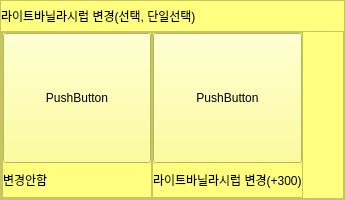
                 <widget class="QFrame" name="option_frame_6">
                  <property name="minimumSize">
                   <size>
                    <width>0</width>
                    <height>200</height>
                   </size>
                  </property>
                  <property name="styleSheet">
                   <string notr="true">background-color: rgb(255, 255, 127);</string>
                  </property>
                  <property name="frameShape">
                   <enum>QFrame::StyledPanel</enum>
                  </property>
                  <property name="frameShadow">
                   <enum>QFrame::Raised</enum>
                  </property>
                  <layout class="QVBoxLayout" name="verticalLayout_22">
                   <property name="spacing">
                    <number>0</number>
                   </property>
                   <property name="leftMargin">
                    <number>0</number>
                   </property>
                   <property name="topMargin">
                    <number>0</number>
                   </property>
                   <property name="rightMargin">
                    <number>0</number>
                   </property>
                   <property name="bottomMargin">
                    <number>0</number>
                   </property>
                   <item>
                    <widget class="QLabel" name="option_6_title">
                     <property name="minimumSize">
                      <size>
                       <width>0</width>
                       <height>0</height>
                      </size>
                     </property>
                     <property name="maximumSize">
                      <size>
                       <width>16777215</width>
                       <height>30</height>
                      </size>
                     </property>
                     <property name="text">
                      <string>라이트바닐라시럽 변경(선택, 단일선택)</string>
                     </property>
                    </widget>
                   </item>
                   <item>
                    <widget class="QFrame" name="frame_20">
                     <property name="frameShape">
                      <enum>QFrame::StyledPanel</enum>
                     </property>
                     <property name="frameShadow">
                      <enum>QFrame::Raised</enum>
                     </property>
                     <layout class="QHBoxLayout" name="horizontalLayout_9">
                      <property name="spacing">
                       <number>0</number>
                      </property>
                      <property name="leftMargin">
                       <number>0</number>
                      </property>
                      <property name="topMargin">
                       <number>0</number>
                      </property>
                      <property name="rightMargin">
                       <number>0</number>
                      </property>
                      <property name="bottomMargin">
                       <number>0</number>
                      </property>
                      <item>
                       <widget class="QFrame" name="frame_21">
                        <property name="minimumSize">
                         <size>
                          <width>150</width>
                          <height>0</height>
                         </size>
                        </property>
                        <property name="frameShape">
                         <enum>QFrame::StyledPanel</enum>
                        </property>
                        <property name="frameShadow">
                         <enum>QFrame::Raised</enum>
                        </property>
                        <layout class="QVBoxLayout" name="verticalLayout_23">
                         <property name="spacing">
                          <number>0</number>
                         </property>
                         <property name="leftMargin">
                          <number>0</number>
                         </property>
                         <property name="topMargin">
                          <number>0</number>
                         </property>
                         <property name="rightMargin">
                          <number>0</number>
                         </property>
                         <property name="bottomMargin">
                          <number>0</number>
                         </property>
                         <item>
                          <widget class="QPushButton" name="option_6_btn_1">
                           <property name="minimumSize">
                            <size>
                             <width>0</width>
                             <height>130</height>
                            </size>
                           </property>
                           <property name="cursor">
                            <cursorShape>OpenHandCursor</cursorShape>
                           </property>
                           <property name="text">
                            <string>PushButton</string>
                           </property>
                           <property name="checkable">
                            <bool>true</bool>
                           </property>
                          </widget>
                         </item>
                         <item>
                          <widget class="QLabel" name="option_6_label_1">
                           <property name="text">
                            <string>변경안함</string>
                           </property>
                          </widget>
                         </item>
                        </layout>
                       </widget>
                      </item>
                      <item>
                       <widget class="QFrame" name="frame_22">
                        <property name="minimumSize">
                         <size>
                          <width>150</width>
                          <height>0</height>
                         </size>
                        </property>
                        <property name="frameShape">
                         <enum>QFrame::StyledPanel</enum>
                        </property>
                        <property name="frameShadow">
                         <enum>QFrame::Raised</enum>
                        </property>
                        <layout class="QVBoxLayout" name="verticalLayout_24">
                         <property name="spacing">
                          <number>0</number>
                         </property>
                         <property name="leftMargin">
                          <number>0</number>
                         </property>
                         <property name="topMargin">
                          <number>0</number>
                         </property>
                         <property name="rightMargin">
                          <number>0</number>
                         </property>
                         <property name="bottomMargin">
                          <number>0</number>
                         </property>
                         <item>
                          <widget class="QPushButton" name="option_6_btn_2">
                           <property name="minimumSize">
                            <size>
                             <width>0</width>
                             <height>130</height>
                            </size>
                           </property>
                           <property name="cursor">
                            <cursorShape>OpenHandCursor</cursorShape>
                           </property>
                           <property name="text">
                            <string>PushButton</string>
                           </property>
                           <property name="checkable">
                            <bool>true</bool>
                           </property>
                          </widget>
                         </item>
                         <item>
                          <widget class="QLabel" name="option_6_label_2">
                           <property name="text">
                            <string>라이트바닐라시럽 변경(+300)</string>
                           </property>
                          </widget>
                         </item>
                        </layout>
                       </widget>
                      </item>
                      <item>
                       <spacer name="horizontalSpacer_8">
                        <property name="orientation">
                         <enum>Qt::Horizontal</enum>
                        </property>
                        <property name="sizeHint" stdset="0">
                         <size>
                          <width>40</width>
                          <height>20</height>
                         </size>
                        </property>
                       </spacer>
                      </item>
                     </layout>
                    </widget>
                   </item>
                  </layout>
                 </widget>
